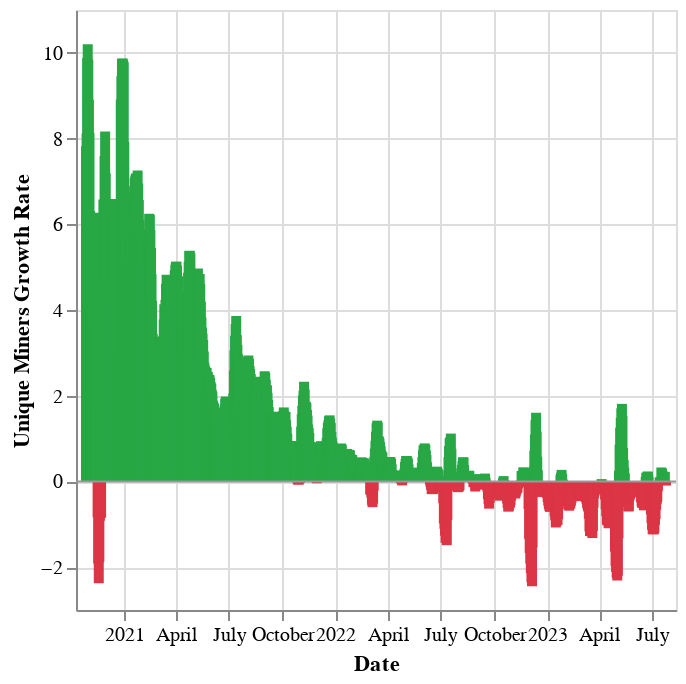

The notebook cell this image was saved under:
### Code cell
# | output: true

display(
    Markdown(
        f"### Storage Providers With Power over Time Growth Rate (7 Days Rolling Mean)"
    )
)

daily_miners_with_power = (
    storage_provider_power_df[storage_provider_power_df["raw_byte_power"] > 0]
    .groupby("stat_date")
    .agg({"miner_id": "nunique"})
    .reset_index()
    .rename(columns={"stat_date": "date", "miner_id": "unique_miners"})
)

daily_miners_with_power = daily_miners_with_power.assign(
    growth_rate=lambda df: df["unique_miners"].pct_change(
        periods=7).rolling(7).mean()
    * 100
)

c = (
    alt.Chart(daily_miners_with_power)
    .mark_bar()
    .encode(
        x=alt.X("date:T", title="Date"),
        y=alt.Y("growth_rate:Q", title="Unique Miners Growth Rate"),
        tooltip=["date", "growth_rate"],
        # Color red if negative, green if positive
        color=alt.condition(
            alt.datum.growth_rate > 0,
            alt.value("#28a745"),  # The positive color
            alt.value("#dc3545"),  # The negative color
        ),
    )
    .properties(width="container")
    # Display line at x axis 0
).interactive(bind_y=False)

line = (
    alt.Chart(pd.DataFrame({"y": [0]}))
    .mark_rule()
    .encode(y="y", color=alt.value("#999"))
)

(c + line).display()

### Figure 1 — Vega-Lite specification as saved in the notebook (floating-point values rounded to 4 significant figures; data arrays with more than 128 entries replaced by an {"elided": "..."} marker saying what was removed)
{"config": {"view": {"continuousWidth": 300, "continuousHeight": 300}}, "layer": [{"data": {"name": "data-039a9033cf71a044e366e9e388d858e8"}, "mark": {"type": "bar"}, "encoding": {"color": {"condition": {"test": "(datum.growth_rate > 0)", "value": "#28a745"}, "value": "#dc3545"}, "tooltip": [{"field": "date", "type": "nominal"}, {"field": "growth_rate", "type": "quantitative"}], "x": {"field": "date", "title": "Date", "type": "temporal"}, "y": {"field": "growth_rate", "title": "Unique Miners Growth Rate", "type": "quantitative"}}, "name": "view_2"}, {"data": {"name": "data-06fd9f850666401b4599de5588b60692"}, "mark": {"type": "rule"}, "encoding": {"color": {"value": "#999"}, "y": {"field": "y", "type": "quantitative"}}}], "params": [{"name": "param_2", "select": {"type": "interval", "encodings": ["x"]}, "bind": "scales", "views": ["view_2"]}], "width": "container", "$schema": "https://vega.github.io/schema/vega-lite/v5.8.0.json", "datasets": {"data-039a9033cf71a044e366e9e388d858e8": {"elided": "1014 records"}, "data-06fd9f850666401b4599de5588b60692": [{"y": 0}]}}
